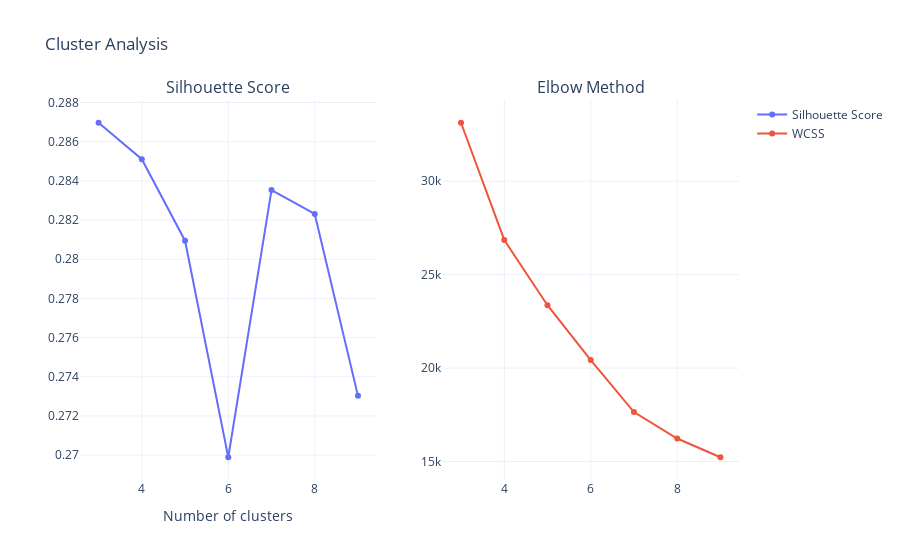

Notebook source saved alongside this figure:
### Code cell
# Evaluation de la compacité et de la séparation des clusters
fig = make_subplots(rows=1, cols=2, subplot_titles=("Silhouette Score", "Elbow Method"))

fig.add_trace(go.Scatter(
    x=list(n_clusters),
    y=silhouette_scores,
    mode='lines+markers',
    name='Silhouette Score'
), row=1, col=1)

fig.add_trace(go.Scatter(
    x=list(n_clusters),
    y=wcss,
    mode='lines+markers',
    name='WCSS'
), row=1, col=2)

fig.update_layout(
    title='Cluster Analysis',
    xaxis_title='Number of clusters',
    template='plotly_white'
)

fig.show()

### Figure 1 — Plotly figure (JSON) as saved in the notebook; plotly's stock layout.template omitted (floating-point values rounded to 4 significant figures)
{"data": [{"mode": "lines+markers", "name": "Silhouette Score", "type": "scatter", "x": [3, 4, 5, 6, 7, 8, 9], "xaxis": "x", "y": [0.287, 0.2851, 0.2809, 0.2699, 0.2835, 0.2823, 0.273], "yaxis": "y"}, {"mode": "lines+markers", "name": "WCSS", "type": "scatter", "x": [3, 4, 5, 6, 7, 8, 9], "xaxis": "x2", "y": [33130.0, 26860.0, 23360.0, 20430.0, 17650.0, 16230.0, 15230.0], "yaxis": "y2"}], "layout": {"annotations": [{"font": {"size": 16}, "showarrow": false, "text": "Silhouette Score", "x": 0.225, "xanchor": "center", "xref": "paper", "y": 1, "yanchor": "bottom", "yref": "paper"}, {"font": {"size": 16}, "showarrow": false, "text": "Elbow Method", "x": 0.775, "xanchor": "center", "xref": "paper", "y": 1, "yanchor": "bottom", "yref": "paper"}], "title": {"text": "Cluster Analysis"}, "xaxis": {"anchor": "y", "domain": [0, 0.45], "title": {"text": "Number of clusters"}}, "xaxis2": {"anchor": "y2", "domain": [0.55, 1]}, "yaxis": {"anchor": "x", "domain": [0, 1]}, "yaxis2": {"anchor": "x2", "domain": [0, 1]}}}
